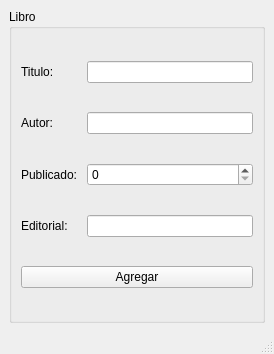
<?xml version="1.0" encoding="UTF-8"?>
<ui version="4.0">
 <class>MainWindow</class>
 <widget class="QMainWindow" name="MainWindow">
  <property name="geometry">
   <rect>
    <x>0</x>
    <y>0</y>
    <width>274</width>
    <height>354</height>
   </rect>
  </property>
  <property name="windowTitle">
   <string>MainWindow</string>
  </property>
  <widget class="QWidget" name="centralwidget">
   <layout class="QGridLayout" name="gridLayout_2">
    <item row="0" column="0">
     <widget class="QGroupBox" name="groupBox">
      <property name="title">
       <string>Libro</string>
      </property>
      <layout class="QGridLayout" name="gridLayout">
       <item row="0" column="0">
        <widget class="QLabel" name="label">
         <property name="text">
          <string>Titulo:</string>
         </property>
        </widget>
       </item>
       <item row="2" column="1">
        <widget class="QSpinBox" name="spinBox"/>
       </item>
       <item row="3" column="0">
        <widget class="QLabel" name="label_4">
         <property name="text">
          <string>Editorial:</string>
         </property>
        </widget>
       </item>
       <item row="1" column="1">
        <widget class="QLineEdit" name="lineEdit_2"/>
       </item>
       <item row="0" column="1">
        <widget class="QLineEdit" name="lineEdit"/>
       </item>
       <item row="1" column="0">
        <widget class="QLabel" name="label_2">
         <property name="text">
          <string>Autor: </string>
         </property>
        </widget>
       </item>
       <item row="3" column="1">
        <widget class="QLineEdit" name="lineEdit_3"/>
       </item>
       <item row="2" column="0">
        <widget class="QLabel" name="label_3">
         <property name="text">
          <string>Publicado: </string>
         </property>
        </widget>
       </item>
       <item row="4" column="0" colspan="2">
        <widget class="QPushButton" name="pushButton">
         <property name="text">
          <string>Agregar</string>
         </property>
        </widget>
       </item>
      </layout>
     </widget>
    </item>
   </layout>
  </widget>
  <widget class="QMenuBar" name="menubar">
   <property name="geometry">
    <rect>
     <x>0</x>
     <y>0</y>
     <width>274</width>
     <height>21</height>
    </rect>
   </property>
  </widget>
  <widget class="QStatusBar" name="statusbar"/>
 </widget>
 <resources/>
 <connections/>
</ui>
